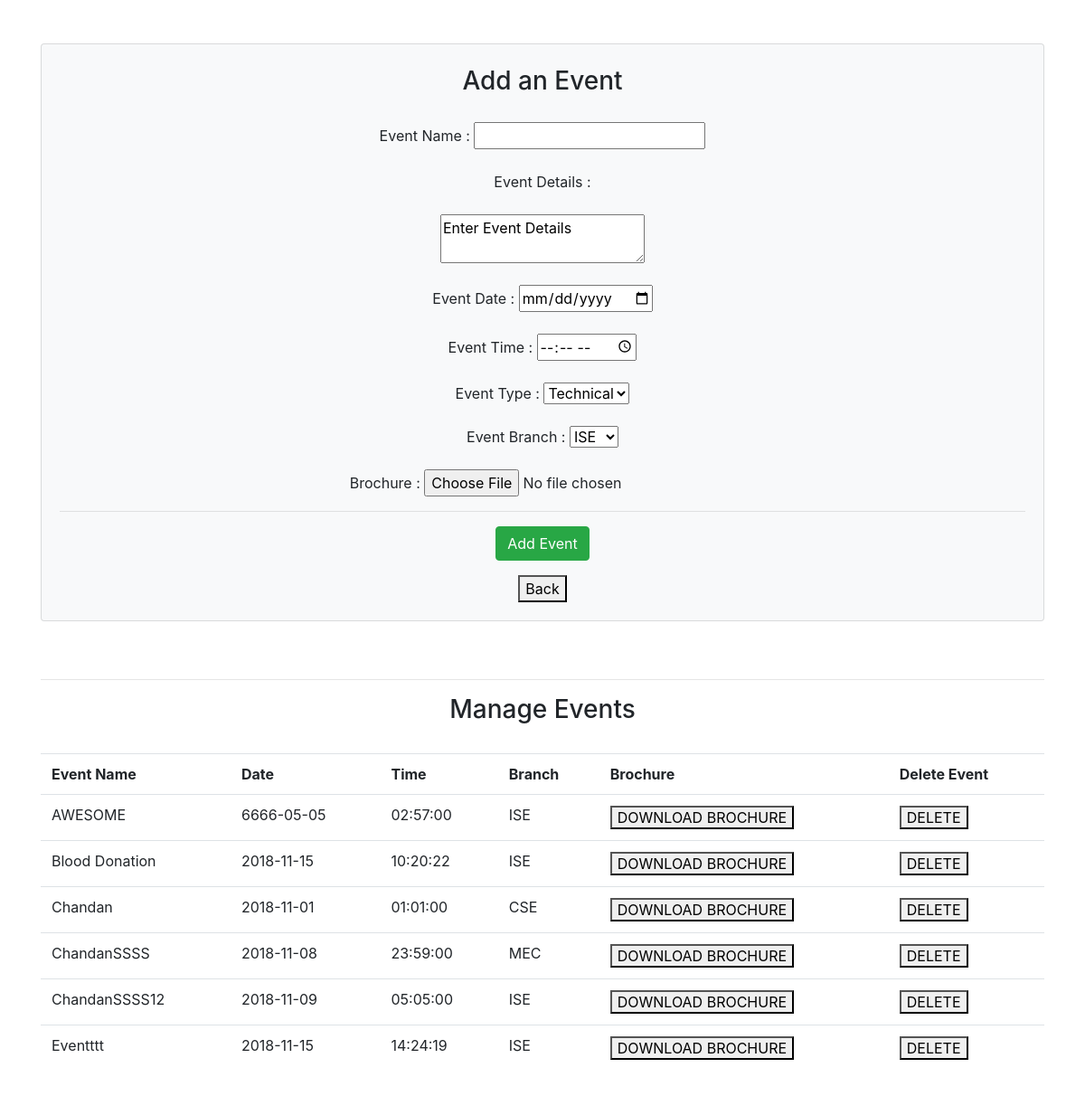
The app's page /SS/add.php (signed in), older data.
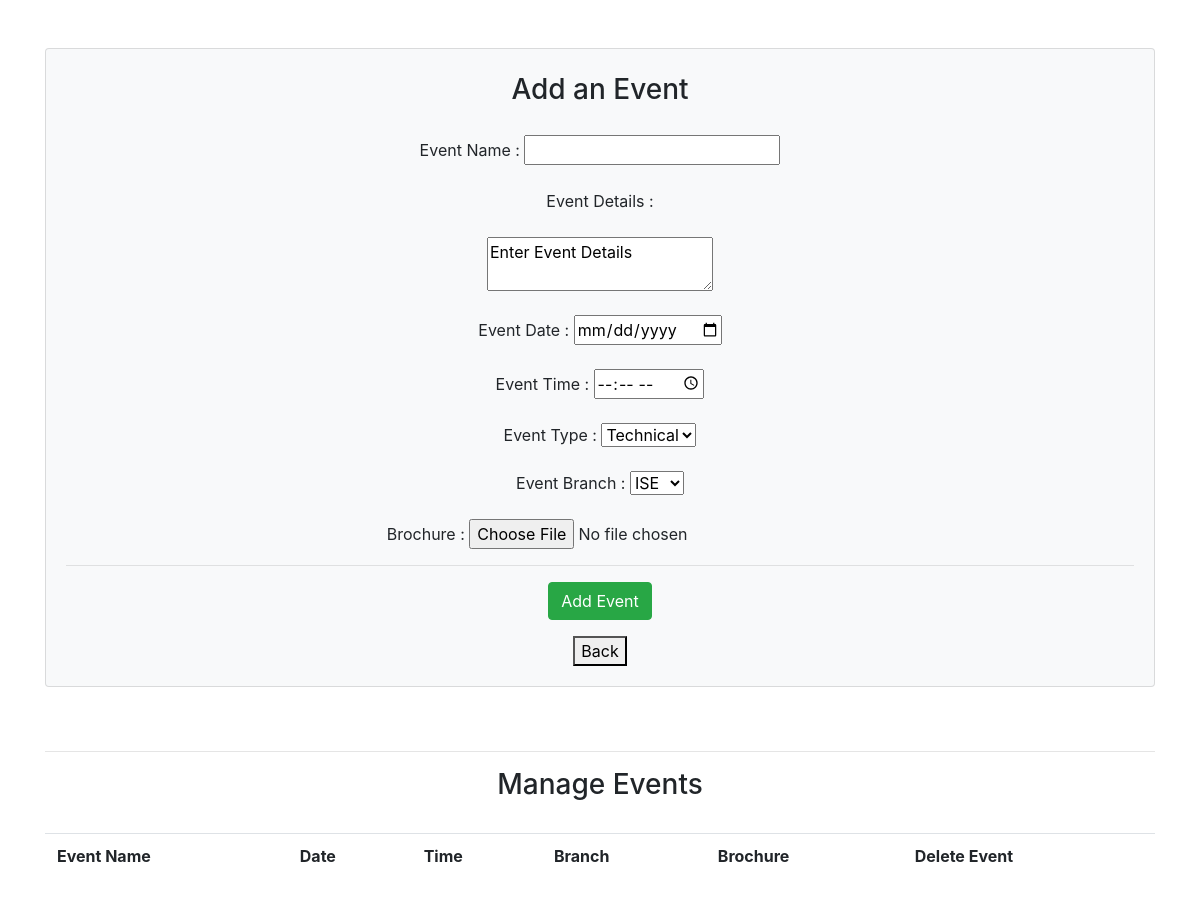
The same page, newer data.
### tables this page shows
CREATE TABLE `Events` (
  `Event_Name` varchar(40) NOT NULL,
  `Event_Date` date NOT NULL,
  `Event_Time` time NOT NULL,
  `Event_Detail` varchar(600) NOT NULL,
  `Branch` varchar(3) NOT NULL,
  `Event_Type` varchar(20) NOT NULL,
  `pdf` longblob NOT NULL
);

### SS/add.php (the view, shortened to what this page needs)
<html>
    <head>
       <link rel="stylesheet" href="css/bs.css">
    </head>
<?php
if(isset($_SESSION['admin'])){
    include "config.php";
?>
<body><br><br><center>
  <div class="container">
  <div class="card bg-light"><br>
    <h3> Add an Event </h3>
    <div class="card-body">
    <form action="" method="POST" enctype="multipart/form-data">
    Event Name : <input name="Ename" type="text" required><br><br>
    Event Details :<br><br><textarea name="EDetails">Enter Event Details</textarea><br><br>
    Event Date : <input name="EDate" type="date" required><br><br>
    Event Time : <input name="Etime" type="time" required><br><br>
    Event Type : <select required name="Etype">
        <option value="Technical">Technical</option>
    </select><br><br>
    Event Branch : <select required name="Branch">
        <option value="ISE">ISE</option>
    </select><br><br>
    Brochure : <input type="file" name="pdf" >
   <br>
<hr>
    <button type="submit" class="btn btn-success">Add Event </button>
    </form>
    <a href="index.php"><button>Back</button></a>
</div></div></div>
<div class="container">
<br><br><hr><h3>Manage Events</h3><br>
<?php
$event="SELECT * FROM Events";
$result = mysqli_query($sccon,$event);
echo "<table class='table'> <tr><th>Event Name</th> <th>Date</th> <th>Time</th> <th>Branch</th> <th>Brochure</th><th>Delete Event</th></tr>";
while($row = mysqli_fetch_array($result)) {
    echo "<tr>";
    echo "<td>".$row['Event_Name']."</td>";
    $t=$row['Event_Name'];
    echo "<td>".$row['Event_Date']."</td>";
    echo "<td>".$row['Event_Time']."</td>";
    echo "<td>".$row['Branch']."</td>";
    echo "<td><a href='pdf.php?q=".$t."'><button>DOWNLOAD BROCHURE</button></td>";
    echo "<td><a href='pdf.php?d=".$t."'><button>DELETE</button></td>";
    echo "</tr>";
}
}
else {
  session_destroy();
  header("Location:login.php");
}
?>
</table><br></div></center>
</body>
    </html>

Row changes from the older to the newer data that the page shows:
removed events: Event_Name "AWESOME", Event_Date "6666-05-05", Event_Time "02:57:00", Branch "ISE"
removed events: Event_Name "Blood Donation", Event_Date "2018-11-15", Event_Time "10:20:22", Branch "ISE"
removed events: Event_Name "Chandan", Event_Date "2018-11-01", Event_Time "01:01:00", Branch "CSE"
removed events: Event_Name "ChandanSSSS", Event_Date "2018-11-08", Event_Time "23:59:00", Branch "MEC"
removed events: Event_Name "ChandanSSSS12", Event_Date "2018-11-09", Event_Time "05:05:00", Branch "ISE"
removed events: Event_Name "Eventttt", Event_Date "2018-11-15", Event_Time "14:24:19", Branch "ISE"
